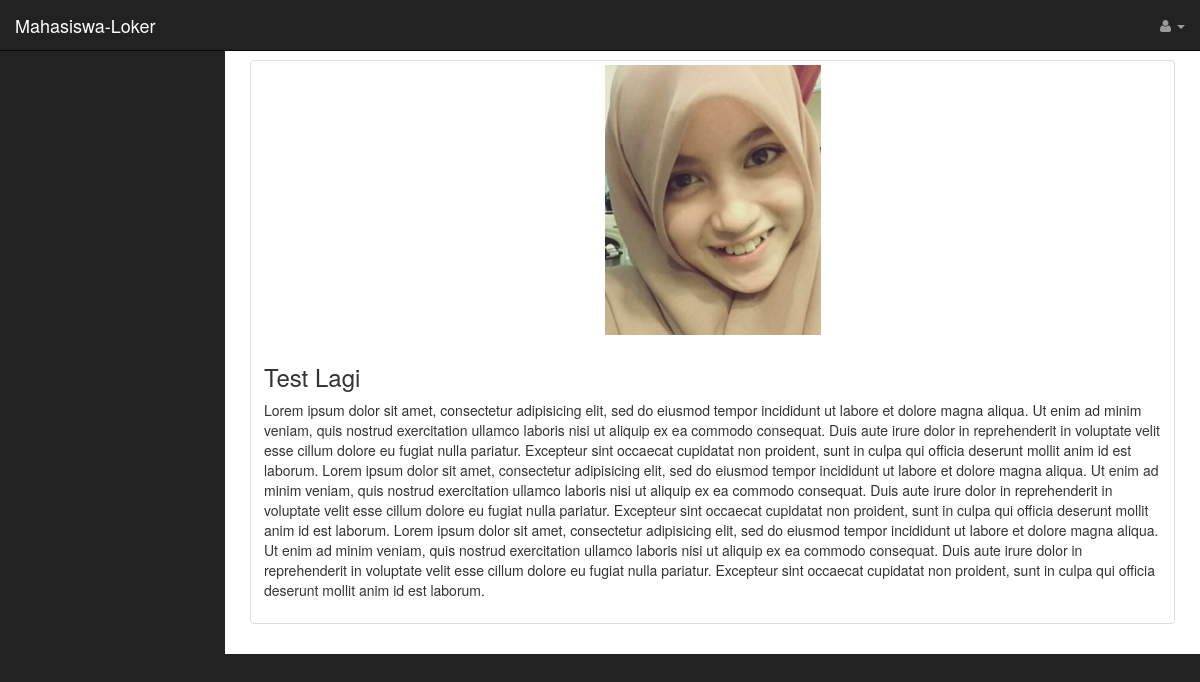
Page /mahasiswa/lihat-post.php?id=Test Lagi on the committed database.
### tables this page shows
CREATE TABLE IF NOT EXISTS `info` (
  `id_petugas` varchar(8) NOT NULL,
  `judul` varchar(100) NOT NULL,
  `isi` varchar(5000) NOT NULL,
  `tgl_posting` date NOT NULL,
  `waktu` varchar(8) NOT NULL,
  `gambar` varchar(100) DEFAULT NULL
);

### mahasiswa/lihat-post.php (the view, shortened to what this page needs)
<!DOCTYPE html>
<html lang="en">
<head>
    <?php include 'links.php';?>
</head>
<body>
    <div id="wrapper">
        <nav class="navbar navbar-inverse navbar-fixed-top" role="navigation">
                <?php session_start();$tipe=$_SESSION['jenjang'];include 'topnav.php';?>
                <?php include 'sidebar.php';?>
        </nav>
        <div id="page-wrapper">
            <div class="container-fluid">
                <?php
                include_once '../model/posts.php';
                $post= new postingan();
                if (isset($_GET['id'])) {
                  $datas = $post->selectSatuPost($_GET['id']);
                  if (!empty($datas[0][3])) {
                    echo "<div class='row'>";
                    echo "<div class='col-md-12'>";
                    echo $post->templateDenganImage($datas[0][0],$datas[0][1],'../post/'.$datas[0][3]);
                    echo "</div>";
                    echo "</div>";
                  }else{
                    echo $post->templateTanpaImage($datas[0][0],$datas[0][1]);
                  }
                }
                ?>
                </div>
            </div>
        </div>
</body>
</html>

### model/posts.php (shortened to what this page needs)
<?php
class postingan{
	public function selectSatuPost($judul){
		$query = "SELECT judul,isi,tgl_posting,gambar FROM info WHERE judul='$judul'";
		$datas= array();
		if ($query_run=mysql_query($query)){
			while ($query_row=mysql_fetch_assoc($query_run)) {
				array_push($datas,array($query_row['judul'],$query_row['isi'],$query_row['tgl_posting'],$query_row['gambar']));
			}
			return $datas;
		}
	}
	public function templateDenganImage($judul,$isi,$gambar){
		$myTemplate="
		<div class='row'>
                <div class='col-md-12'>
                <div class='thumbnail'>
                	<img src='".$gambar."' alt='../post/image.jpg'>
                	<div class='caption'>
                		<h3>".$judul."</h3>
                		<p>".$isi."</p>
                	</div>
                </div>
                </div>
                </div>
		";
		return $myTemplate;
	}
}
?>

### mahasiswa/css/sb-admin.css (style rules this page uses)
body { margin-top: 100px; background-color: #222; }
@media (min-width:768px) { body { margin-top: 50px; } }
#wrapper { padding-left: 0; }
#page-wrapper { width: 100%; padding: 0; background-color: #fff; }
@media (min-width:768px) { #wrapper { padding-left: 225px; } }
@media (min-width:768px) { #page-wrapper { padding: 10px; } }

### rows in the picture
info: judul "Test Lagi", isi "Lorem ipsum dolor sit amet, consectetur adipisicing elit, sed do eiusmod tempor incididunt ut labore et dolore magna aliqua. Ut enim ad minim veniam, quis nostrud exercitation ullamco laboris nisi ut aliquip ex ea commodo consequat. Duis aute irure dolor in reprehenderit in voluptate velit esse cillum dolore eu fugiat nulla pariatur. Excepteur sint occaecat cupidatat non proident, sunt in culpa qui officia deserunt mollit anim id est laborum. Lorem ipsum dolor sit amet, consectetur adipisicing elit, sed do eiusmod tempor incididunt ut labore et dolore magna aliqua. Ut enim ad minim veniam, quis nostrud exercitation ullamco laboris nisi ut aliquip ex ea commodo consequat. Duis aute irure…"
